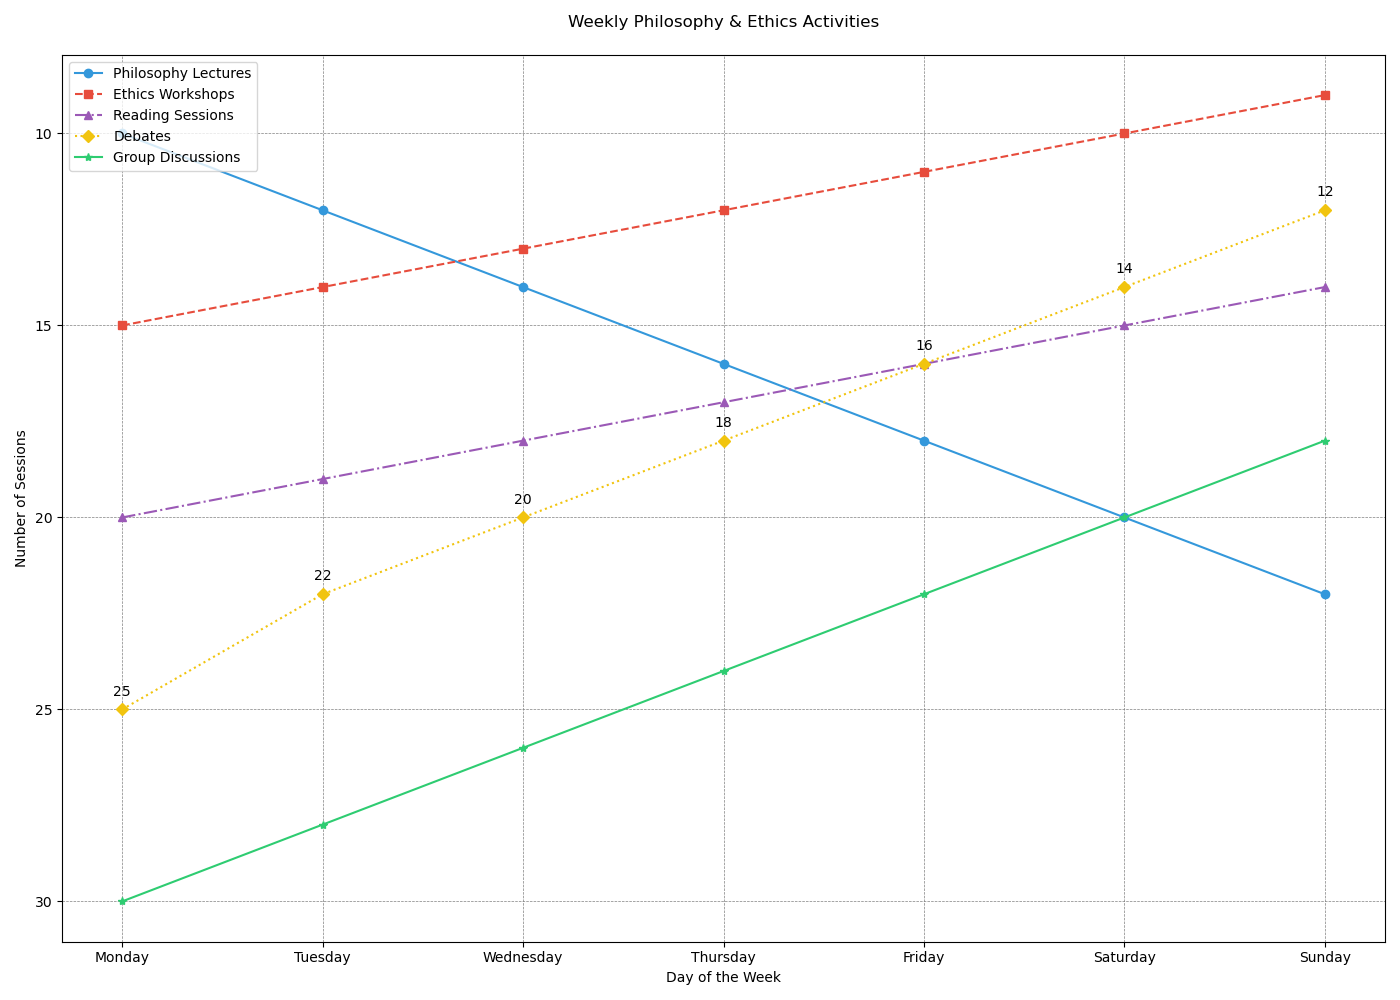

Write the Python code that produced this figure.

import matplotlib.pyplot as plt

data = [
    {'Day': 'Monday', 'Philosophy Lectures': 10, 'Ethics Workshops': 15, 'Reading Sessions': 20, 'Debates': 25, 'Group Discussions': 30},
    {'Day': 'Tuesday', 'Philosophy Lectures': 12, 'Ethics Workshops': 14, 'Reading Sessions': 19, 'Debates': 22, 'Group Discussions': 28},
    {'Day': 'Wednesday', 'Philosophy Lectures': 14, 'Ethics Workshops': 13, 'Reading Sessions': 18, 'Debates': 20, 'Group Discussions': 26},
    {'Day': 'Thursday', 'Philosophy Lectures': 16, 'Ethics Workshops': 12, 'Reading Sessions': 17, 'Debates': 18, 'Group Discussions': 24},
    {'Day': 'Friday', 'Philosophy Lectures': 18, 'Ethics Workshops': 11, 'Reading Sessions': 16, 'Debates': 16, 'Group Discussions': 22},
    {'Day': 'Saturday', 'Philosophy Lectures': 20, 'Ethics Workshops': 10, 'Reading Sessions': 15, 'Debates': 14, 'Group Discussions': 20},
    {'Day': 'Sunday', 'Philosophy Lectures': 22, 'Ethics Workshops': 9, 'Reading Sessions': 14, 'Debates': 12, 'Group Discussions': 18}
]

days = [item['Day'] for item in data]
philosophy_lectures = [item['Philosophy Lectures'] for item in data]
ethics_workshops = [item['Ethics Workshops'] for item in data]
reading_sessions = [item['Reading Sessions'] for item in data]
debates = [item['Debates'] for item in data]
group_discussions = [item['Group Discussions'] for item in data]

plt.figure(figsize=(14, 10))
plt.plot(days, philosophy_lectures, label='Philosophy Lectures', linestyle='-', marker='o', color='#3498db')
plt.plot(days, ethics_workshops, label='Ethics Workshops', linestyle='--', marker='s', color='#e74c3c')
plt.plot(days, reading_sessions, label='Reading Sessions', linestyle='-.', marker='^', color='#9b59b6')
plt.plot(days, debates, label='Debates', linestyle=':', marker='D', color='#f1c40f')
plt.plot(days, group_discussions, label='Group Discussions', linestyle='-', marker='*', color='#2ecc71')

plt.title('Weekly Philosophy & Ethics Activities', pad=20)
plt.xlabel('Day of the Week')
plt.ylabel('Number of Sessions')
plt.legend(loc='upper left')

plt.grid(True, linestyle='--', linewidth=0.5, color='gray')
plt.gca().invert_yaxis()

for i, txt in enumerate(debates):
    plt.annotate(txt, (days[i], debates[i]), textcoords="offset points", xytext=(0,10), ha='center')

plt.tight_layout()
plt.show()
